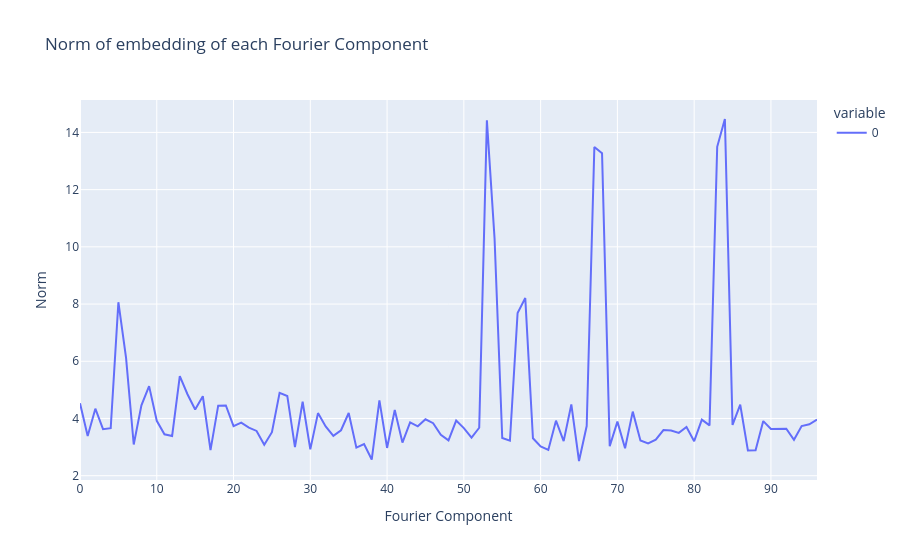

The notebook cell saved with this chart:
### Code cell
W_E = load_checkpoint['embedding.weight'][40:137]
print(W_E.device)
# print(fourier_basis.T.shape)

line((W_E.T @ fourier_basis.T).pow(2).sum(0),
     hover=fourier_basis_names,
     title='Norm of embedding of each Fourier Component',
     xaxis='Fourier Component',
     yaxis='Norm')

### Figure 1 — Plotly figure (JSON) as saved in the notebook; plotly's stock layout.template omitted (floating-point values rounded to 4 significant figures)
{"data": [{"hovertemplate": "<b>%{hovertext}</b><br><br>variable=0<br>index=%{x}<br>value=%{y}<extra></extra>", "hovertext": ["Const", "cos 1", "sin 1", "cos 2", "sin 2", "cos 3", "sin 3", "cos 4", "sin 4", "cos 5", "sin 5", "cos 6", "sin 6", "cos 7", "sin 7", "cos 8", "sin 8", "cos 9", "sin 9", "cos 10", "sin 10", "cos 11", "sin 11", "cos 12", "sin 12", "cos 13", "sin 13", "cos 14", "sin 14", "cos 15", "sin 15", "cos 16", "sin 16", "cos 17", "sin 17", "cos 18", "sin 18", "cos 19", "sin 19", "cos 20", "sin 20", "cos 21", "sin 21", "cos 22", "sin 22", "cos 23", "sin 23", "cos 24", "sin 24", "cos 25", "sin 25", "cos 26", "sin 26", "cos 27", "sin 27", "cos 28", "sin 28", "cos 29", "sin 29", "cos 30", "sin 30", "cos 31", "sin 31", "cos 32", "sin 32", "cos 33", "sin 33", "cos 34", "sin 34", "cos 35", "sin 35", "cos 36", "sin 36", "cos 37", "sin 37", "cos 38", "sin 38", "cos 39", "sin 39", "cos 40", "sin 40", "cos 41", "sin 41", "cos 42", "sin 42", "cos 43", "sin 43", "cos 44", "sin 44", "cos 45", "sin 45", "cos 46", "sin 46", "cos 47", "sin 47", "cos 48", "sin 48"], "legendgroup": "0", "line": {"color": "#636efa", "dash": "solid"}, "marker": {"symbol": "circle"}, "mode": "lines", "name": "0", "orientation": "v", "showlegend": true, "type": "scatter", "x": [0, 1, 2, 3, 4, 5, 6, 7, 8, 9, 10, 11, 12, 13, 14, 15, 16, 17, 18, 19, 20, 21, 22, 23, 24, 25, 26, 27, 28, 29, 30, 31, 32, 33, 34, 35, 36, 37, 38, 39, 40, 41, 42, 43, 44, 45, 46, 47, 48, 49, 50, 51, 52, 53, 54, 55, 56, 57, 58, 59, 60, 61, 62, 63, 64, 65, 66, 67, 68, 69, 70, 71, 72, 73, 74, 75, 76, 77, 78, 79, 80, 81, 82, 83, 84, 85, 86, 87, 88, 89, 90, 91, 92, 93, 94, 95, 96], "xaxis": "x", "y": [4.532, 3.39, 4.343, 3.625, 3.662, 8.064, 6.118, 3.089, 4.457, 5.131, 3.918, 3.446, 3.39, 5.48, 4.847, 4.314, 4.778, 2.896, 4.449, 4.455, 3.73, 3.856, 3.678, 3.564, 3.084, 3.52, 4.894, 4.787, 3.0, 4.584, 2.921, 4.188, 3.724, 3.391, 3.589, 4.192, 2.979, 3.104, 2.564, 4.634, 2.971, 4.298, 3.158, 3.864, 3.725, 3.971, 3.835, 3.429, 3.233, 3.925, 3.663, 3.332, 3.675, 14.42, 10.29, 3.316, 3.223, 7.688, 8.21, 3.309, 3.024, 2.902, 3.923, 3.208, 4.49, 2.514, 3.737, 13.49, 13.27, 3.027, 3.89, 2.958, 4.239, 3.233, 3.13, 3.262, 3.594, 3.582, 3.498, 3.702, 3.207, 3.96, 3.758, 13.5, 14.47, 3.776, 4.481, 2.884, 2.89, 3.908, 3.63, 3.636, 3.644, 3.255, 3.735, 3.799, 3.96], "yaxis": "y"}], "layout": {"legend": {"title": {"text": "variable"}, "tracegroupgap": 0}, "title": {"text": "Norm of embedding of each Fourier Component"}, "xaxis": {"anchor": "y", "domain": [0, 1], "title": {"text": "Fourier Component"}}, "yaxis": {"anchor": "x", "domain": [0, 1], "title": {"text": "Norm"}}}}
